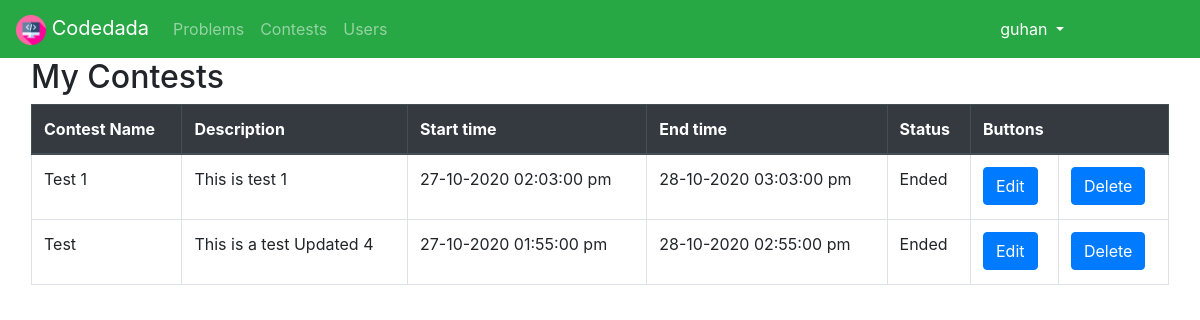
The page /organizer/manage.php (signed in) on the database its author committed.
### tables this page shows
CREATE TABLE IF NOT EXISTS contest (
    contest_id INTEGER PRIMARY KEY AUTO_INCREMENT,
    account_id INTEGER,
    contest_name VARCHAR(255),
    description TEXT,
    start_time TIMESTAMP DEFAULT CURRENT_TIMESTAMP,
    end_time TIMESTAMP DEFAULT CURRENT_TIMESTAMP,
    difficulty VARCHAR(255),
    CONSTRAINT FK_CONTEST_ACCOUNT FOREIGN KEY(account_id) REFERENCES accounts(account_id) ON DELETE CASCADE ON UPDATE CASCADE
);

### organizer/manage.php (the view, shortened to what this page needs)
<!DOCTYPE html>
<html>
<head>
	<?php
		include("../includes/db_connection.php");
		$username = $_SESSION["username"];
		$sub_sql = "SELECT account_id from accounts WHERE username='$username'";
		$result = mysqli_query($conn, $sub_sql);
		$row = mysqli_fetch_assoc($result);
		$account_id = $row['account_id'];
		$sql = "SELECT * FROM contest WHERE account_id=$account_id ORDER BY end_time DESC";
		$result = mysqli_query($conn, $sql);
		$contests = mysqli_fetch_all($result, MYSQLI_ASSOC);
		include("../includes/header.php");
	?>
	<link rel="stylesheet" href="../assets/css/create.css?q=<?php echo time(); ?>" type="text/css">
</head>
<body>
	<?php include("navbar.php"); ?>
	<div class="container-fluid">
		<div class="my-contests mr-3 ml-3">
			<h2>My Contests</h2>
			<table class="table table-bordered">
				<thead class="thead-dark">
					<tr>
						<th>Contest Name</th>
						<th>Description</th>
						<th>Start time</th>
						<th>End time</th>
						<th>Status</th>
						<th colspan="2">Buttons</th>
					</tr>
				</thead>
				<tbody>
				<?php foreach($contests as $contest) {?>
				<tr>
					<td><?php echo $contest['contest_name'] ?></td>
					<td><?php echo $contest['description'] ?></td>
					<td><?php
							$stt = strtotime($contest['start_time']);
							echo date("d-m-Y h:i:s a", $stt)
						?>
					</td>
					<td><?php
							$endt = strtotime($contest['end_time']);
							echo date("d-m-Y h:i:s a", $endt)
						?>
					</td>
					<td>
						<?php
							if (strtotime($contest['start_time']) < time() && strtotime($contest['end_time']) > time()) {
								echo "<p class='text-danger'>Running</p>";
							} elseif(strtotime($contest['start_time']) > time()) {
								echo "<p class='text-success'>Yet to start</p>";
							} else {
								echo "<p>Ended</p>";
							}
						?>
					</td>
					<td><button class="btn btn-primary" onclick="editContest(<?php echo $contest['contest_id']; ?>)">Edit</button></td>
					<td><button class="btn btn-primary" onclick="deleteContest(<?php echo $contest['contest_id']; ?>)">Delete</button></td>
				</tr>
				<?php } ?>
				</tbody>
			</table>
		</div>
	</div>
</body>
</html>

### includes/header.php (shortened to what this page needs)
<link rel="stylesheet" href="https://cdn.jsdelivr.net/npm/bootstrap@4.5.3/dist/css/bootstrap.min.css">
<link rel="stylesheet" href="https://stackpath.bootstrapcdn.com/font-awesome/4.7.0/css/font-awesome.min.css">

### organizer/navbar.php (shortened to what this page needs)
<nav class="navbar navbar-expand-lg navbar-dark bg-success">
	    <a class="navbar-brand" href="../index.php"><img src="../assets/images/programming.png" alt="icon" height="30px" width="30px"> Codedada</a>
	    <div class="collapse navbar-collapse" id="navbarSupportedContent">
	        <ul class="navbar-nav mr-auto">
	            <li class="nav-item" id="nav1">
	                <a class="nav-link" href="../problems.php">Problems</a>
	            </li>
	            <li class="nav-item" id="nav2">
	                <a class="nav-link" href="../contest.php">Contests</a>
	            </li>
	            <li class="nav-item" id="nav3">
	                <a class="nav-link" href="../users.php">Users</a>
	            </li>
	        </ul>
	        <ul class="navbar-nav ml-auto" style="margin-right: 7rem;">
	            <li class="nav-item dropdown active">
	                <a class="nav-link dropdown-toggle" href="#" id="navbarDropdown" role="button" data-toggle="dropdown" aria-haspopup="true" aria-expanded="false">
	                    <?php echo $_SESSION["username"]; ?>
	                </a>
	            </li>
	        </ul>
	    </div>
	</nav>

### assets/css/create.css (style rules this page uses)
.container-fluid { height: 100%; width: 100%; }

### rows shown on the page
contest: contest_name "Test 1", description "This is test 1", start_time "27-10-2020 02:03:00 pm", end_time "28-10-2020 03:03:00 pm", shows "Ended"
contest: contest_name "Test", description "This is a test Updated 4", start_time "27-10-2020 01:55:00 pm", end_time "28-10-2020 02:55:00 pm", shows "Ended"

### other values the page prints
$_SESSION["username"] "guhan"
